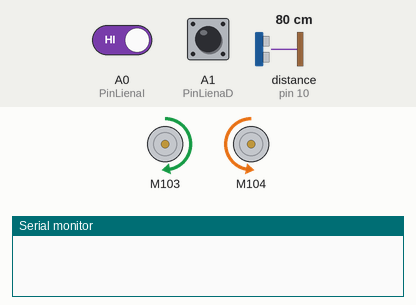
Simulated run of this sketch. Board: Arduino Uno, built with avr-gcc and run on an emulated ATmega328P. On the bench: 2 × DC motor (green arrow = forward, orange = backward, longer = faster), the last lines printed to the serial monitor. Wiring (inferred from the names in the program): ultrasonic range finder: trigger pin 9; echo pin 10. Inputs (shaded band) come from the test bench; at power-on: distance to the obstacle (sensor on pin 10) 80 cm, A0 (PinLienaI) HIGH, A1 (PinLienaD) HIGH. The echo pulse lasts 58.3 µs per cm.

Above: at 4.5 s.
4.6 s: distance to the obstacle (sensor on pin 10) set to 23 cm
7.6 s: distance to the obstacle (sensor on pin 10) set to 18 cm
At 8.7 s:
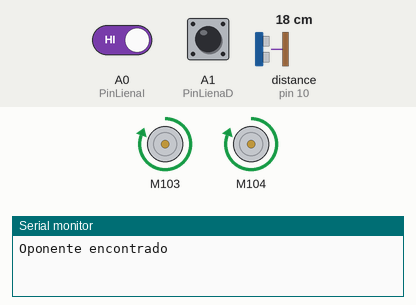
9.1 s: A0 (PinLienaI) driven LOW
At 9.25 s:
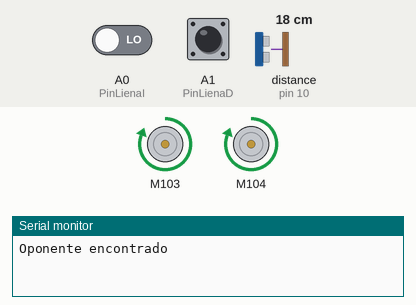
12.1 s: distance to the obstacle (sensor on pin 10) set to 35 cm
At 12.85 s:
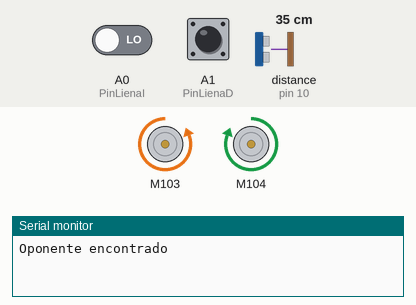
15.1 s: distance to the obstacle (sensor on pin 10) set to 2 cm
At 15.9 s:
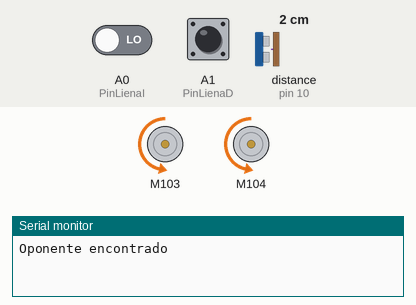
18.1 s: distance to the obstacle (sensor on pin 10) set to 4 cm
Timing chart, 0 to 22.1 s (numbered marks = the images above; inputs shaded):
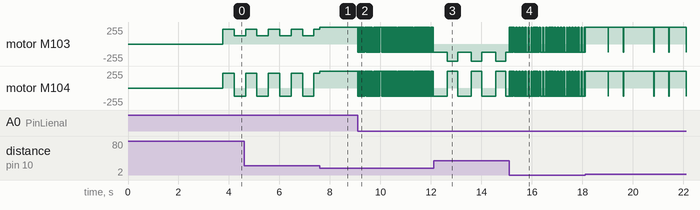

The sketch:

elbueno.ino
```cpp
/*Valores modificables para el Robot*/
int VelocidadBusqueda = 220; /*-----> Valor entre 70 y 255<----*/
int VelocidadAtaque = 255;   /*-----> Valor entre 70 y 255<----*/
int VelocidadGiro = 255;
int VelocidadGiroBusqueda = VelocidadGiro / 2; /*-----> Valor entre 70 y 255<----*/
int Distanciaoponente = 20;  /*-----> Valor entre 10 y 150<----*/
/*----------------------------------*/

/*No modificar el siguiete programa*/
#include <MotorDriver.h>

MotorDriver mD;
MotorDriver mI;

#define PinLienaI A0
#define PinLienaD A1
#define Echo 10    //Pin servo de arriba (Servo_1)
#define Trigger 9  //Pin servo de Abajo  (Servo_2)
#define MotorDerecho 3
#define MotorIzquierdo 4

int tiempoFrenado = 550;
int tiempoLimite = 400;
int millisViejo = 0;
int Vel = 80;  //130

bool startSequenceComplete = false;

// Variables para scan no-bloqueante
enum ScanState { GIRANDO, AVANZANDO };
ScanState scanState = GIRANDO;
unsigned long scanTimer = 0;
const unsigned long GIRO_TIME = 450;
const unsigned long AVANCE_TIME = 450;

void setup() {
  Serial.begin(9600);          //iniciar puerto serie
  pinMode(PinLienaI, INPUT);   //definir pin como entrada
  pinMode(PinLienaD, INPUT);   //definir pin como entrada
  pinMode(Trigger, OUTPUT);    //Configuramoms el pin de "trigger" como salida
  pinMode(Echo, INPUT);        //Configuramoms el pin de "echo" como entrada
  digitalWrite(Trigger, LOW);  //Ponemos en voltaje bajo(0V) el pin de "trigger"
}

void loop() {
  if (millis() >= 3750) {
    if (!startSequenceComplete) {
      scan();

      // Verificar sensores de línea durante el scan
      if (SensorLineaD() == 1 && SensorLineaI() == 1) {
        handleLineDetection(true, true);
        return;
      } else if (SensorLineaD() == 1) {
        handleLineDetection(true, false);
        return;
      } else if (SensorLineaI() == 1) {
        handleLineDetection(false, true);
        return;
      }
    } else {
      // Comportamiento normal después de completar el scan
      if (SensorLineaD() == 1 && SensorLineaI() == 1) {
        handleLineDetection(true, true);
      } else if (SensorLineaD() == 1) {
        handleLineDetection(true, false);
      } else if (SensorLineaI() == 1) {
        handleLineDetection(false, true);
      } else if (SensorOponente() == 1) {
        Ataque();
      } else {
        Busqueda();
      }
    }
  }
}

void handleLineDetection(bool derecho, bool izquierdo) {
  if (derecho && izquierdo) {
    //Serial.println("Giro Ambos");
    millisViejo = millis();
    while ((millis() - millisViejo) < tiempoFrenado) {
      Atras();
      // Verificar oponente durante el retroceso
      if (SensorOponente() == 1) {
        Ataque();
        return;
      }
    }
    millisViejo = millis();
    while ((millis() - millisViejo) < tiempoLimite / 2) {
      GiroDer();
      if (SensorOponente() == 1) {
        Ataque();
        return;
      }
    }
  } else if (derecho) {
    //Serial.println("Giro Derecho");
    millisViejo = millis();
    while ((millis() - millisViejo) < tiempoFrenado) {
      Atras();
      if (SensorOponente() == 1) {
        Ataque();
        return;
      }
    }
    millisViejo = millis();
    while ((millis() - millisViejo) < tiempoLimite) {
      GiroIzq(); // Cambié a GiroIzq para alejarse de la línea derecha
      if (SensorOponente() == 1) {
        Ataque();
        return;
      }
    }
  } else if (izquierdo) {
    //Serial.println("Giro Izquierdo");
    millisViejo = millis();
    while ((millis() - millisViejo) < tiempoFrenado) {
      Atras();
      if (SensorOponente() == 1) {
        Ataque();
        return;
      }
    }
    millisViejo = millis();
    while ((millis() - millisViejo) < tiempoLimite) {
      GiroDer(); // Cambié a GiroDer para alejarse de la línea izquierda
      if (SensorOponente() == 1) {
        Ataque();
        return;
      }
    }
  }
}

void Busqueda() {
  mD.motor(MotorDerecho, FORWARD, VelocidadBusqueda);
  mI.motor(MotorIzquierdo, FORWARD, VelocidadBusqueda);
}

void Ataque() {
  mD.motor(MotorDerecho, FORWARD, VelocidadAtaque);
  mI.motor(MotorIzquierdo, FORWARD, VelocidadAtaque);
}

void GiroIzq() {
  mD.motor(MotorDerecho, FORWARD, VelocidadGiro);
  mI.motor(MotorIzquierdo, BACKWARD, VelocidadGiro);
}

void GiroDer() {
  mD.motor(MotorDerecho, BACKWARD, VelocidadGiro);
  mI.motor(MotorIzquierdo, FORWARD, VelocidadGiro);
}

void Atras() {
  mD.motor(MotorDerecho, BACKWARD, 125);
  mI.motor(MotorIzquierdo, BACKWARD, 125);
}

void scan() {
  unsigned long currentTime = millis();

  // Si es la primera vez que llamamos scan, inicializar el timer
  if (scanTimer == 0) {
    scanTimer = currentTime;
    scanState = AVANZANDO;
  }

  switch (scanState) {
    case GIRANDO:
      mD.motor(MotorDerecho, FORWARD, VelocidadGiroBusqueda);
      mI.motor(MotorIzquierdo, BACKWARD, VelocidadGiroBusqueda);

      if (currentTime - scanTimer >= GIRO_TIME) {
        scanState = AVANZANDO;
        scanTimer = currentTime;
      }
      break;

    case AVANZANDO:
      mD.motor(MotorDerecho, FORWARD, VelocidadBusqueda);
      mI.motor(MotorIzquierdo, FORWARD, VelocidadBusqueda);

      if (currentTime - scanTimer >= AVANCE_TIME) {
        scanState = GIRANDO;
        scanTimer = currentTime;
      }
      break;
  }

  // Verificar si encontramos oponente durante el scan
  if (SensorOponente() == 1) {
    startSequenceComplete = true;
    Serial.println("Oponente encontrado");
    Ataque(); // Comenzar inmediatamente el ataque
  }
}

int SensorLineaI() {
  if (digitalRead(PinLienaI) == LOW) {
    delay(1);
    if (digitalRead(PinLienaI) == LOW) { return 1; }
  }
  return 0;
}

int SensorLineaD() {
  if (digitalRead(PinLienaD) == LOW) {
    delay(1);
    if (digitalRead(PinLienaD) == LOW) { return 1; }
  }
  return 0;
}

int SensorOponente() {
  unsigned long t;
  float d;

  digitalWrite(Trigger, HIGH);
  delayMicroseconds(10);
  digitalWrite(Trigger, LOW);

  t = pulseIn(Echo, HIGH, 30000);
  d = t * 0.000001 * 34300.0 / 2.0;

  if (d <= Distanciaoponente && d > 0) { // Agregué verificación d > 0 para evitar lecturas erróneas
    return 1;
  } else {
    return 0;
  }
}
```

Measured:
- the behaviour switches between 21 and 20 cm on distance to the obstacle (sensor on pin 10) (found by bisection; images 0 and 1)
- after the input at 9.1 s, motor M103, motor M104: alternates forward 255/255 for 0.02 s and backward 125/255 for 0.02 s, starting at once
- after the input at 12.1 s, motor M103: alternates backward 255/255 for 0.40 s and backward 125/255 for 0.55 s, starting after 0.55 s; motor M104: alternates forward 255/255 for 0.40 s and backward 125/255 for 0.55 s, starting after 0.55 s
- after the input at 15.1 s, motor M103, motor M104: alternates forward 255/255 for 0.02 s and backward 125/255 for 0.02 s, starting at once
